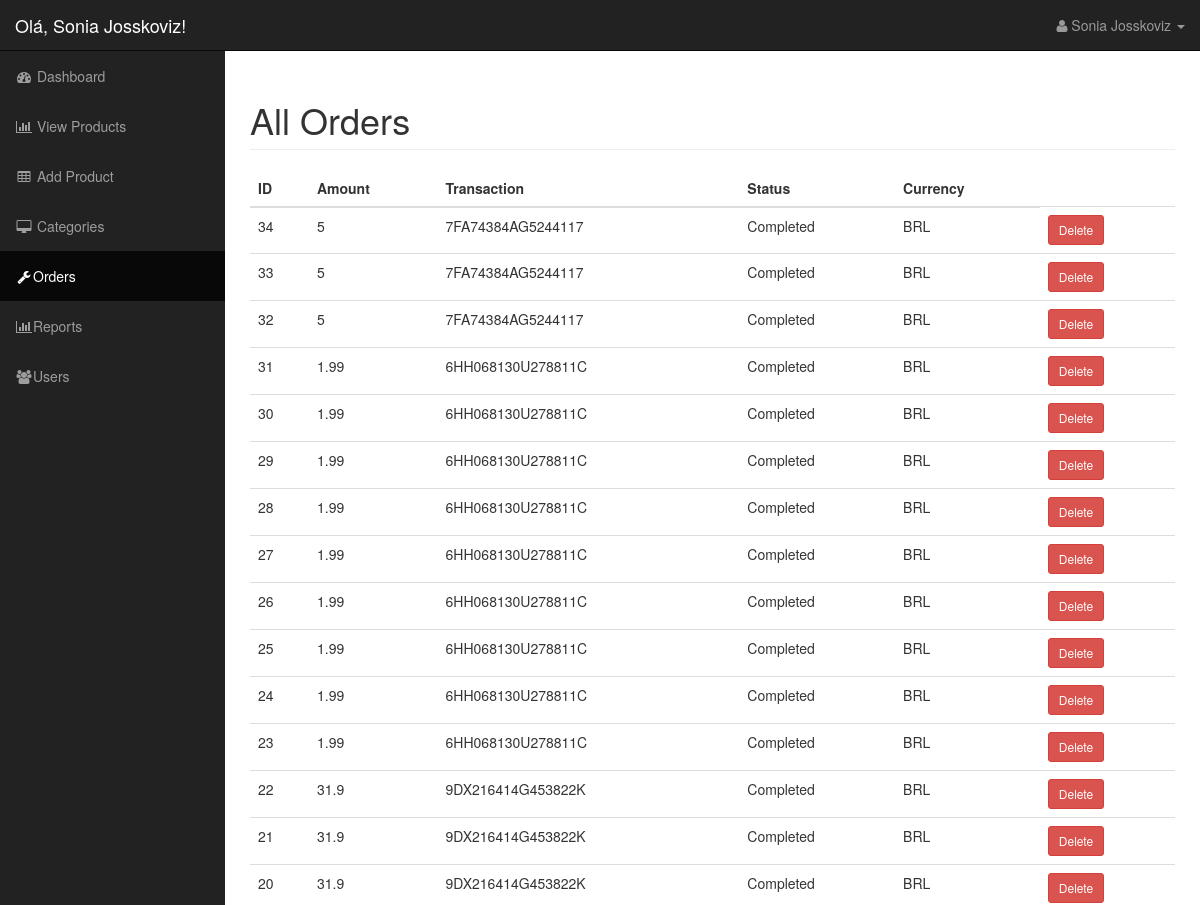
The app's page /admin/index.php?page=orders (signed in, upper part), older data.
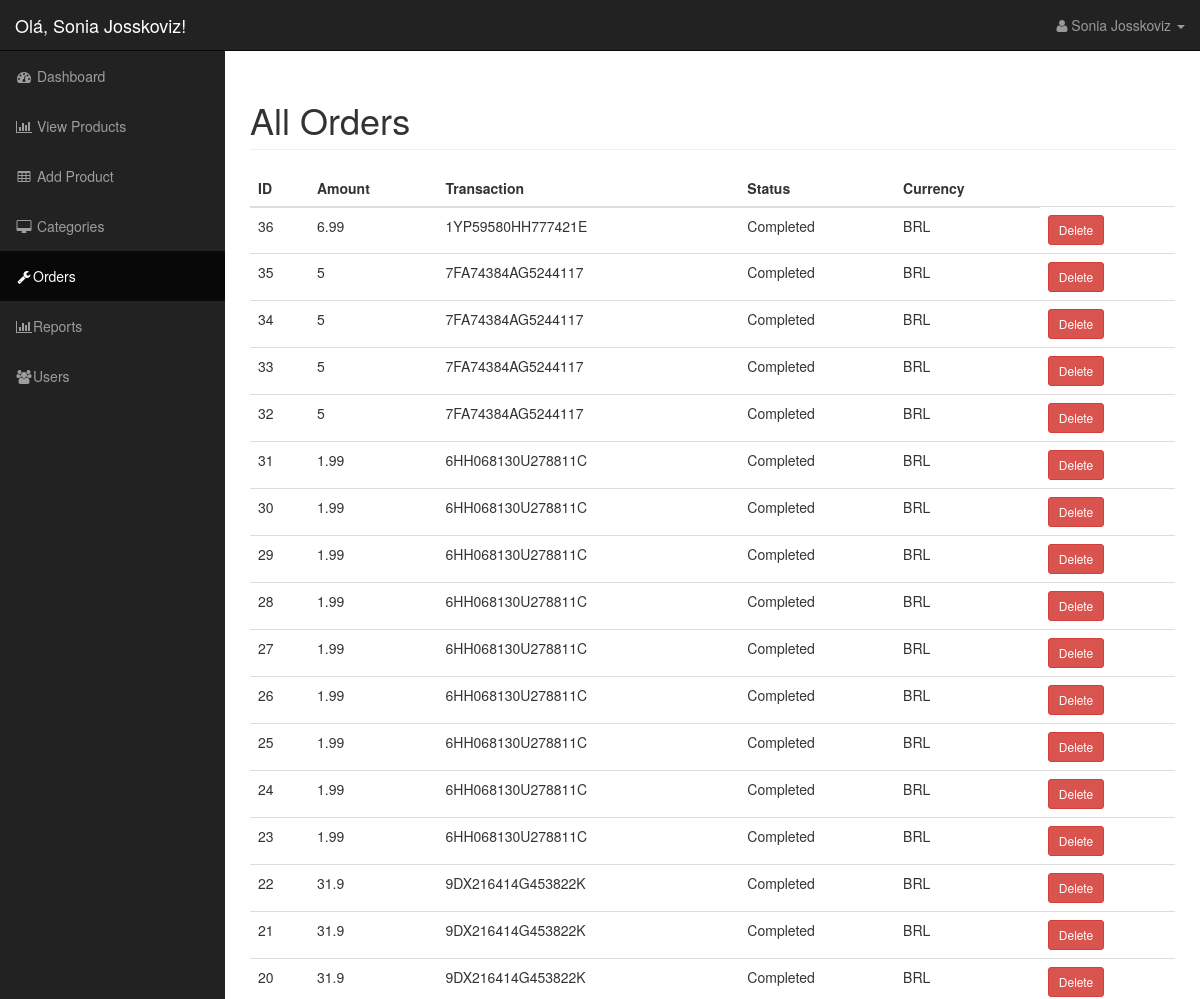
The same page, newer data.
### tables this page shows
CREATE TABLE `orders` (
  `id` int(11) NOT NULL,
  `amount` float NOT NULL,
  `transaction` varchar(255) NOT NULL,
  `status` varchar(255) NOT NULL,
  `currency` varchar(255) NOT NULL
);

### admin/index.php (called while the page is built, shortened)
<?php
require_once TEMPLATE_BACK . '/header.php';
isset($_GET['page']) ? include $_GET['page'] . '.php' : include 'dashboard.php';
require_once TEMPLATE_BACK . '/footer.php';

### resources/functions.php (called while the page is built, shortened)
	<?php
function get_all_orders() {
	$orders = query("SELECT * FROM orders ORDER BY id DESC");
	return $orders;
}
function query($sql) {
	global $connection;
	return mysqli_query($connection, $sql);
}
		?>

### admin/orders.php (the view, shortened to what this page needs)
<div id="page-wrapper">
  <div class="container-fluid">
    <div class="col-md-12">
      <div class="row">
        <h1 class="page-header">All Orders</h1>
      </div>
      <div class="row">
        <table class="table table-hover">
          <thead>
            <tr>
             <th>ID</th>
             <th>Amount</th>
             <th>Transaction</th>
             <th>Status</th>
             <th>Currency</th>
           </tr>
          </thead>
           <tbody>
            <?php $orders = get_all_orders() ?>
            <?php foreach ($orders as $order): ?>
              <tr>
                <td><?= $order['id'] ?></td>
                <td><?= $order['amount'] ?></td>
                <td><?= $order['transaction'] ?></td>
                <td><?= $order['status'] ?></td>
                <td><?= $order['currency'] ?></td>
                <form action="" method="post">
                  <td>
                    <button class="btn btn-sm btn-danger" type="submit" name="delete" value="<?= $order['id'] ?>">Delete</button>
                  </td>
                </form>
              </tr>
            <?php endforeach ?>
          </tbody>
        </table>
      </div>
    </div>
  </div>
</div>

Row changes from the older to the newer data that the page shows:
added orders: id "36", amount "6.99", transaction "1YP59580HH777421E", status "Completed", currency "BRL"
added orders: id "35", amount "5", transaction "7FA74384AG5244117", status "Completed", currency "BRL"
